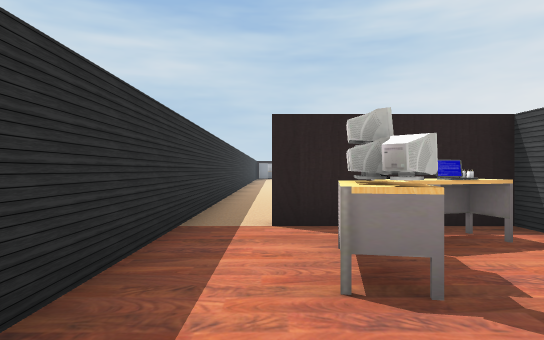
view 1 (above)

24 first-person views from a walk through a scene from a Unity 3-D project. The camera is 1.5 m above the floor, looks level and sees 75° across. Doors are open. The floor is counted in squares, 2 m on a side. Each view is taken from the middle of a square. On the plan, view 1 faces up. The plan holds only what a view shows up to about 11 squares ahead; the rest is blank. The place goes on beyond the plan. Some animated figures are not drawn. Some surface patterns are stand-ins.

view 2
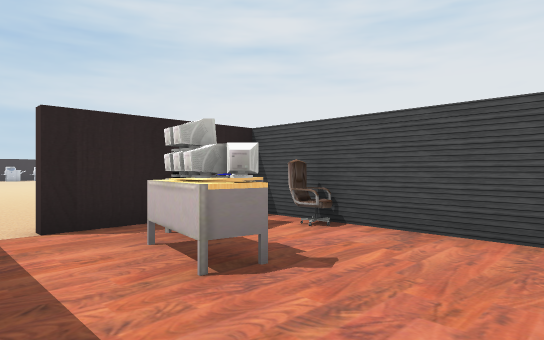

view 3
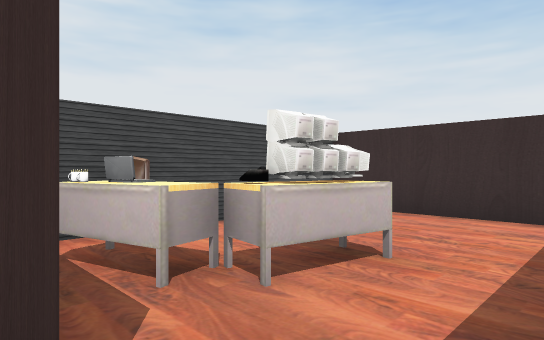

view 4
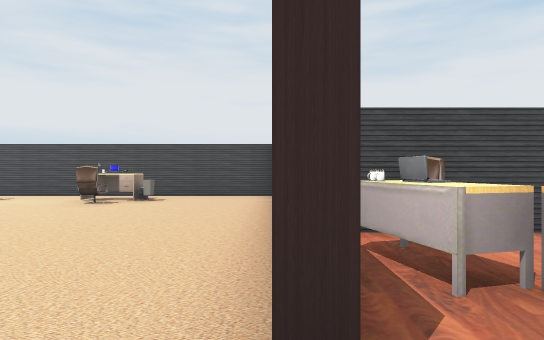

view 5
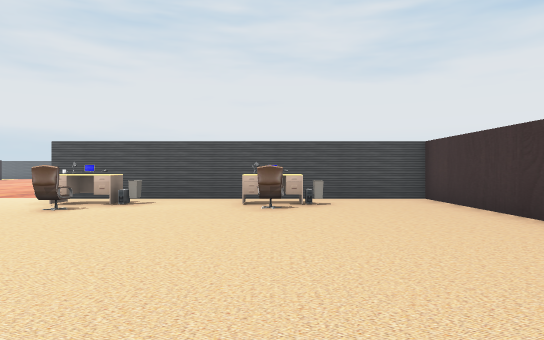

view 6
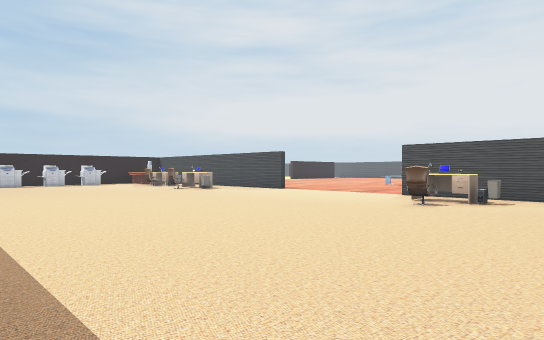

view 7
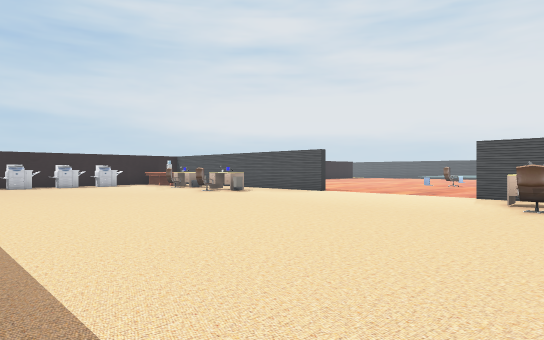

view 8
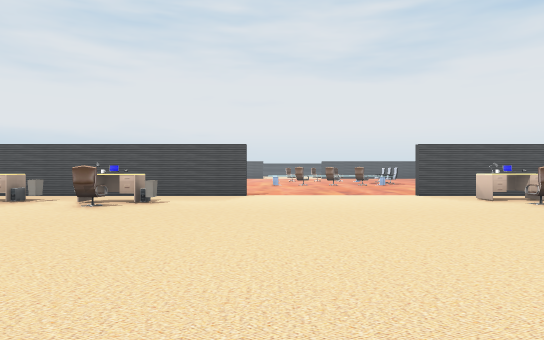

view 9
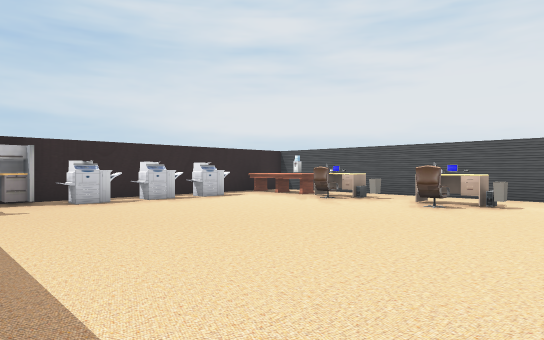

view 10
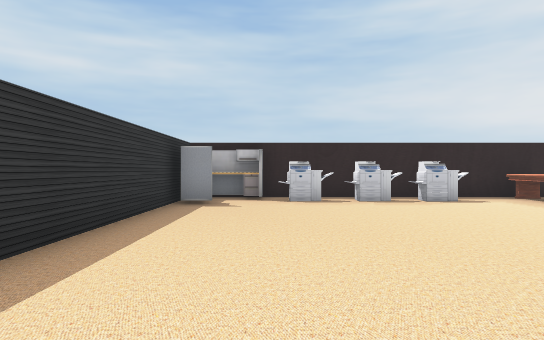

view 11
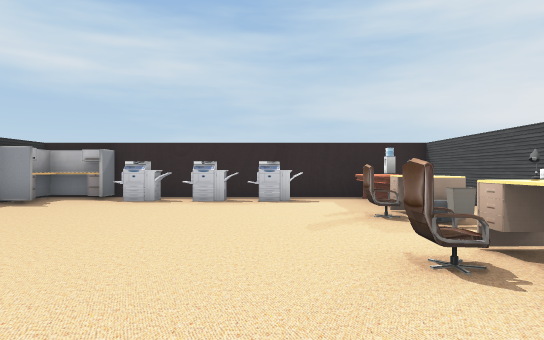

view 12
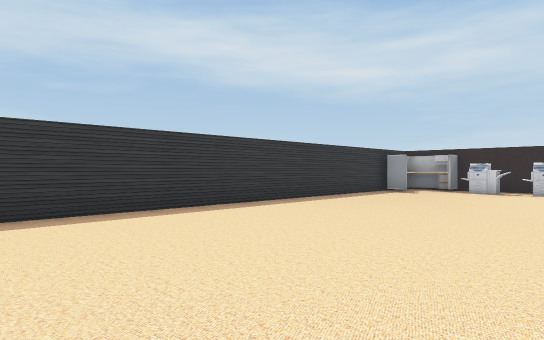

view 13
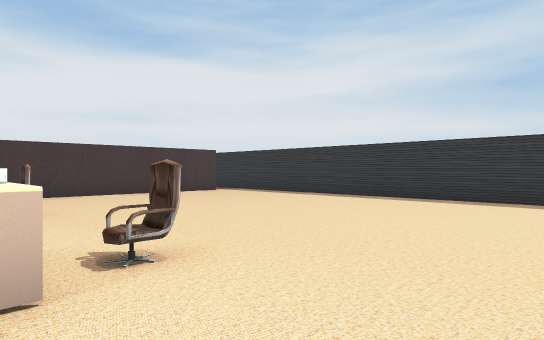

view 14
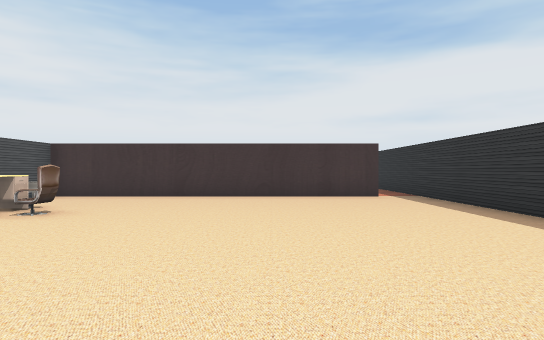

view 15
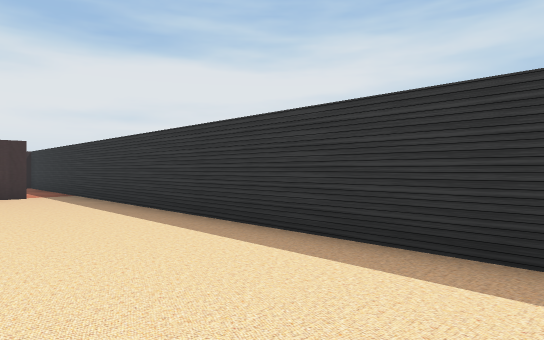

view 16
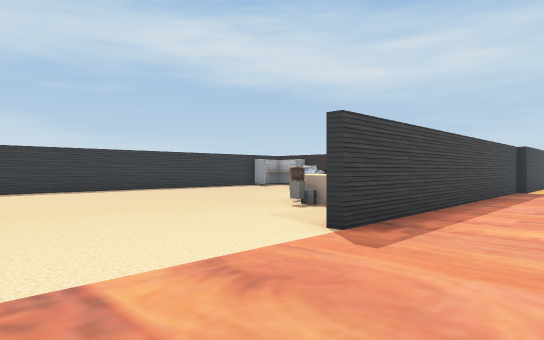

view 17
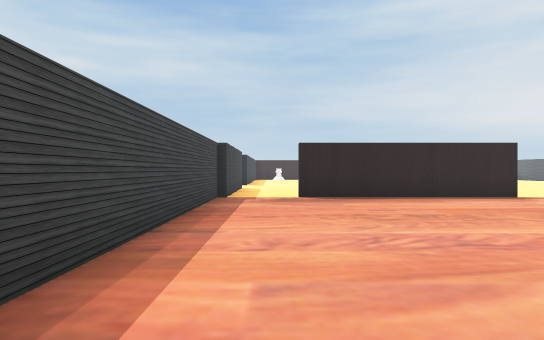

view 18
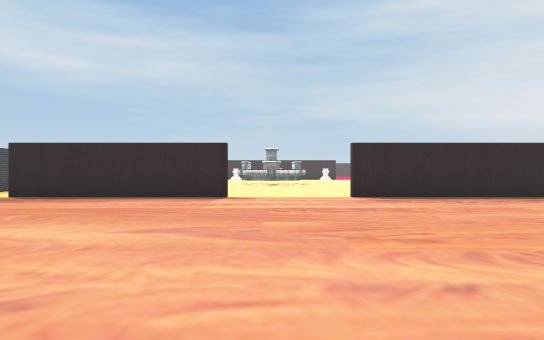

view 19
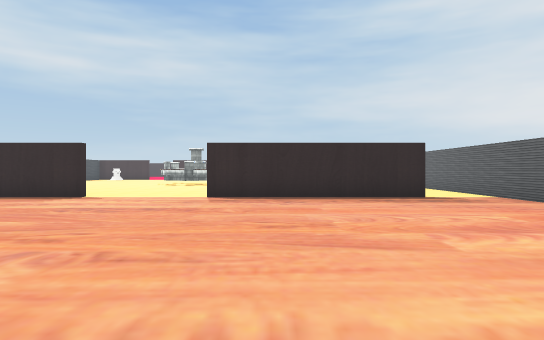

view 20
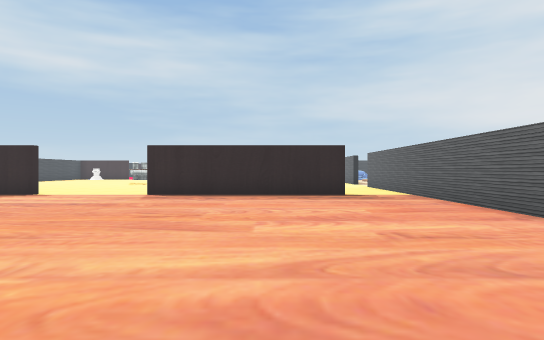

view 21
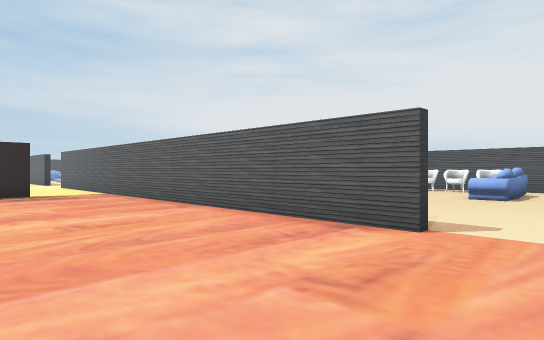

view 22
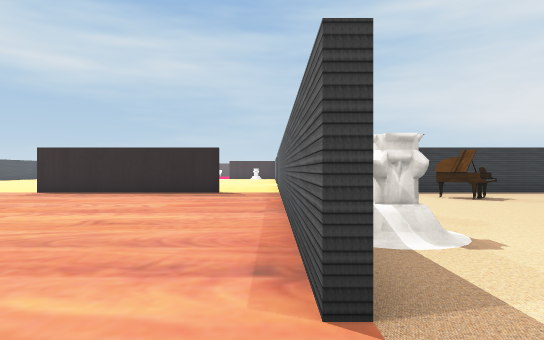

view 23
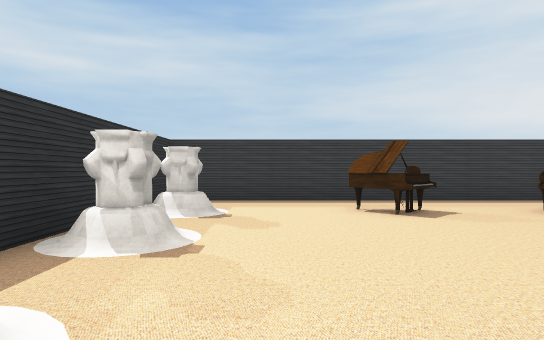

view 24
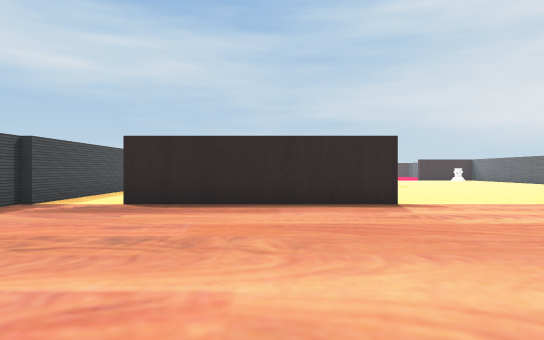

### Floor plan
Points are (right, up) in squares from view 1. A wall is a line through its corners. A room is listed if a view was taken in it or the views show most of it. See-through windows are left out.
Room 1 (views 1, 2, 3, 4)
walls: (-0.2, -1) (3.3, -1) (3.3, 4.7) (0, 4.7); (-1.2, 5.6) (-1.2, 1.6)
ways out: opening at (-0.5, 5) to room 2
objects: monitor (1, 2); monitor (1, 3); other object (2, 4); chair (3, 3)
Room 2 (views 5, 6, 7, 8, 9, 10, 11, 12, 13, 14, 15, 16, 17, 18, 19, 20, 21, 22, 23, 24)
walls: (9.3, 19.8) (9.3, 29.4); (29.3, 19.8) (29.3, 30.5); (17.9, 29.7) (11.8, 29.7); (29.5, 26.1) (29.5, 24.2); (9.5, 29.8) (9.5, 19.8); (27.2, 29.7) (21.1, 29.7); (8.6, 29.7) (4.4, 29.7); (9.8, 30.5) (9.8, 29.8); (29.5, 29.4) (29.5, 28.4); (0, 5) (9.3, 5) (9.3, 14.8); (1.5, 29.7) (0.6, 29.7); (-1.2, 28.4) (-1.2, 5.6); (36.5, 29.7) (30.1, 29.7)
ways out: opening at (-0.5, 5) to room 1
objects: other object (-1, 29) to (0, 29); other object (2, 29); other object (3, 29) to (4, 29); other object (5, 29); chair (6, 13); bin (6, 22); chair (6, 23); other object (7, 8); chair (7, 9); bin (7, 12); desk (7, 22); other object (7, 23); chair (7, 25); bin (8, 8); desk (8, 12); other object (8, 13); bin (8, 25); desk (8, 26); table (8, 27) to (8, 29); other object (30, 22) to (31, 22); other object (30, 25) to (31, 25); other object (30, 27) to (31, 27); piano (34, 27) to (35, 28); sofa (35, 20) to (36, 21)

Positions as (right, up) in squares from view 1, and headings:
1: (0, 0), facing up
2: (-1, 0), facing up-right
3: (-1, 5), facing down-right
4: (-1, 5), facing right
5: (0, 9), facing right
6: (-1, 10), facing up-right
7: (-1, 12), facing up-right
8: (-1, 19), facing right
9: (-1, 20), facing up-right
10: (1, 20), facing up
11: (5, 20), facing up
12: (5, 16), facing up-left
13: (8, 16), facing down-left
14: (3, 15), facing down
15: (2, 16), facing down-left
16: (12, 16), facing up-left
17: (11, 20), facing up
18: (19, 20), facing up
19: (23, 20), facing up
20: (25, 19), facing up
21: (25, 18), facing up-right
22: (29, 18), facing up
23: (32, 21), facing up
24: (15, 22), facing up
